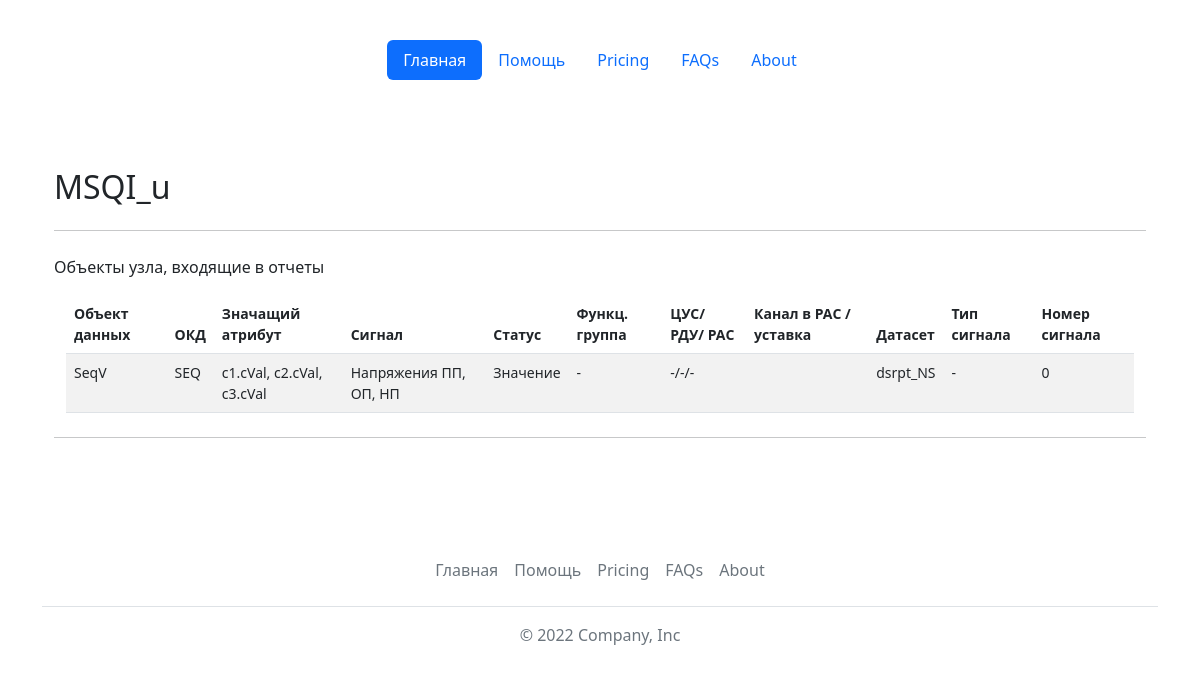
Before: /lntypes/show/?name=MSQI_u&type=ln with the older database file.
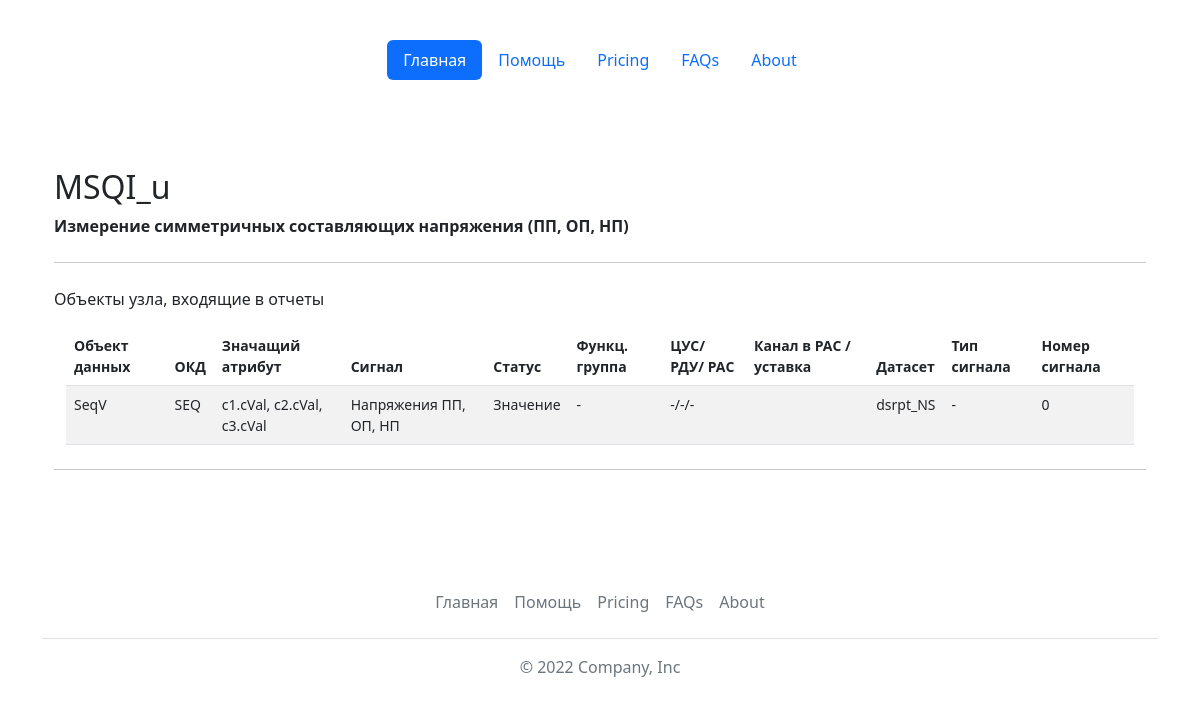
After: the same page with the newer database file.
### base_types/models.py (models this page shows, shortened)
class LogicNodesTypes(models.Model):
    id = models.AutoField(primary_key=True)
    name = models.CharField(max_length=64, verbose_name='Имя типа ЛУ', unique=True)
    description = models.TextField(max_length=1024, blank=True, verbose_name='Описание')
    explanation = models.TextField(max_length=2048, blank=True, verbose_name='Пояснение')
    class Meta:
        verbose_name = 'Тип логического узла'
        verbose_name_plural = 'Типы логических узлов'
        ordering = ['name']

### base_types/views.py (the view, shortened to what this page needs)
# urls.py: path('lntypes/show/', views.show),
def show(request):
    name = request.GET.get('name')
    type = request.GET.get('type')
    if type == 'ln':
        lntype = LogicNodesTypes.objects.get(name=name)
        objects = LNtypeObjConnections.objects.all().filter(ln_type=lntype.id)
        objs = list()
        for item in objects.iterator():
            print('------------>', item.ln_obj)
            object_id = DataObjects.objects.get(name=item.ln_obj)
            object = LNobject.objects.get(data_object=object_id)
            objs.append(object)
            print('------------>', objs)
        objs.sort(key=lambda x: (str(x.cdc)[2], str(x.cdc)[0]),reverse=True)
        return render(request, 'base_types/showlnobj.html', {'objs': objs, 'lntype':lntype})

### base_types/models.py (called while the page is built)
    def __str__(self):
        return self.name

    def __str__(self):
        return self.name

    def __str__(self):
        return self.name

    def __str__(self):
        return self.name

    def __str__(self):
        return self.name

    def __str__(self):
        return self.name

    def __str__(self):
        return str(self.data_object)

    @property
    def get_dataset(self):
        if self.dataset:
            return str(self.dataset)
        else:
            return "-"

### templates/base_types/showlnobj.html (shortened to what this page needs)
{% extends 'base.html' %}
{% block content %}
<main class="container py-5">
        {% if objs %}
        <h2 class="mt-4">{{lntype.name}}</h2>
        <p><strong>{{lntype.description}}</strong></p>
        <hr class="my-4">
        <p>Объекты узла, входящие в отчеты</p>
        <div class="container small">
        <table class="table table-striped table-hover">
            <thead>
                <tr>
                  <th scope="col">Объект данных</th>
                  <th scope="col">ОКД</th>
                  <th scope="col">Значащий атрибут</th>
                  <th scope="col">Сигнал</th>
                  <th scope="col">Статус</th>
                  <th scope="col">Функц. группа</th>
                  <th scope="col">ЦУС/ РДУ/ РАС</th>
                  <th scope="col">Канал в РАС / уставка</th>
                  <th scope="col">Датасет</th>
                  <th scope="col">Тип сигнала</th>
                  <th scope="col">Номер сигнала</th>
                </tr>
            </thead>
            <tbody>
            {% for item in objs %}
                <tr>
                    <td>{{item.data_object}}</td>
                    <td>{{item.cdc}}</td>
                    <td>{{item.clue_attr}}</td>
                    <td>{{item.signal}}</td>
                    <td>{{item.status}}</td>
                    {% if item.func_group > 23 or item.func_group < 1 %}<td>-</td>{% endif %}
                    <td>{{item.cus}}/{{item.rdu}}/{{item.ras}}</td>
                    <td>{{item.sgras_name}}</td>
                    <td>{{item.get_dataset}}</td>
                    <td>{{item.signal_type}}</td>
                    <td>{{item.signal_number}}</td>
                </tr>
            {% endfor %}
            </tbody>
        </table>
        </div>
        <hr class="my-4">
        {% else %}
        <h2 class="mt-4">В типе логического узла "{{lntype.name}}" ({{lntype.description}}) нет объектов :(</h2>
        {% endif %}
</main>
{% endblock %}

Changed rows visible on the page:
changed LogicNodesTypes "MSQI_u": description (not shown) → "Измерение симметричных составляющих напряжения (ПП, ОП, НП)"
